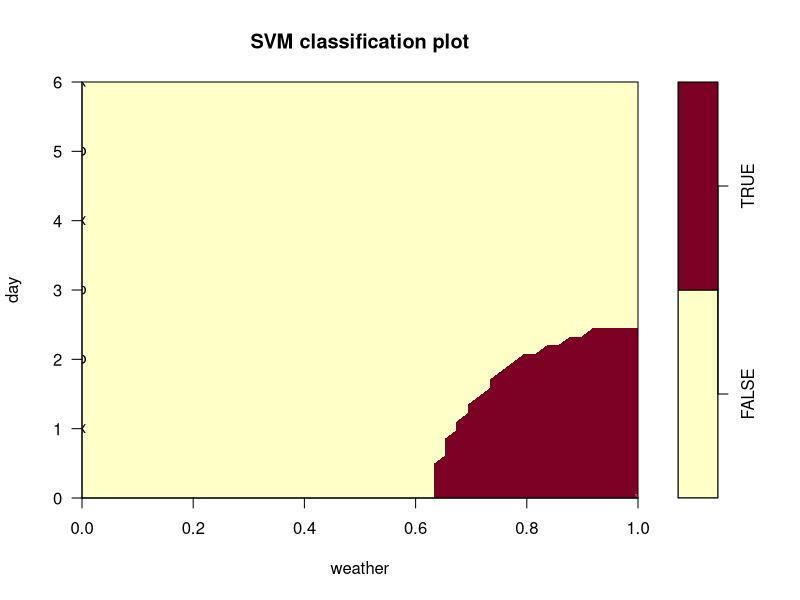

Write the R code that produced this figure.
install.packages("e1071")
library(e1071)

day = c(0,1,2,3,4,5,6)
weather = c(1,0,0,0,0,0,0)
happy = factor(c(T,F,F,F,F,F,F))

d = data.frame(day=day, weather=weather, happy=happy)
model = svm(happy ~ day + weather, data = d)
plot(model, d)
